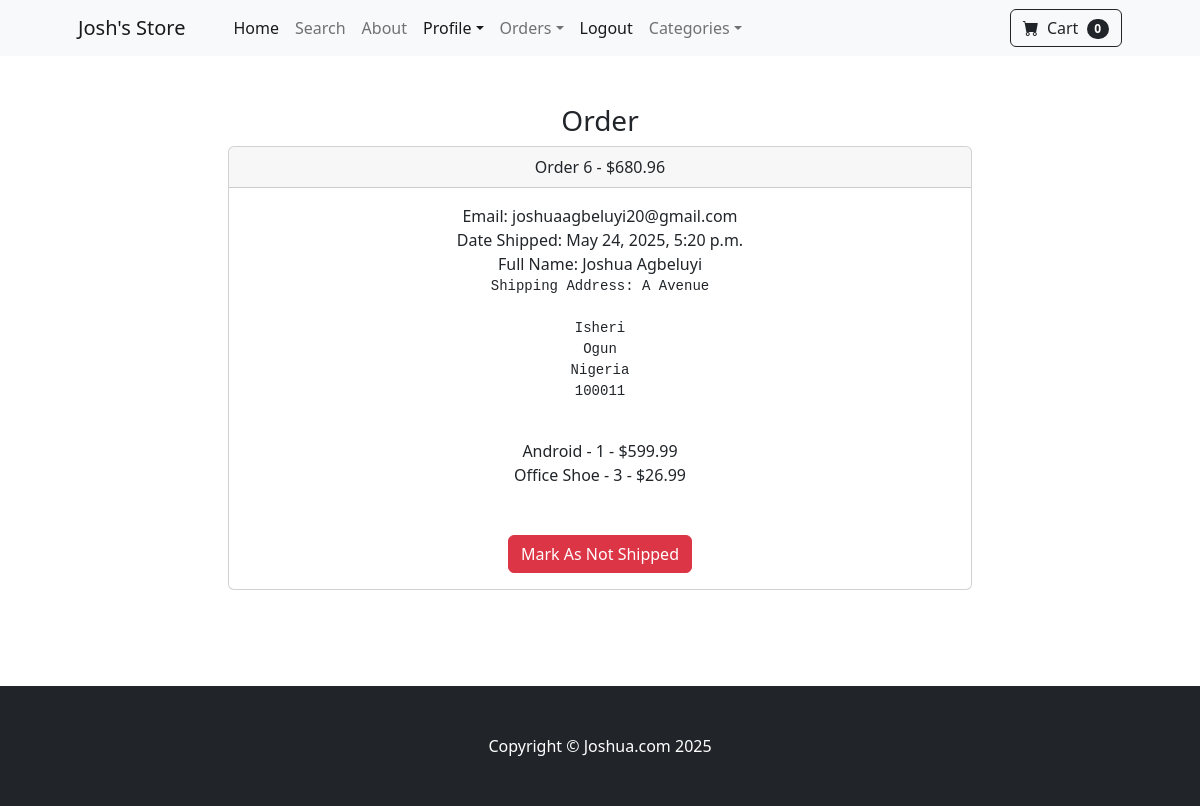
The app's page /payment/orders/6/ (signed in) with its own data.
### payment/models.py (models this page shows, shortened)
class Order(models.Model):
    user = models.ForeignKey(User, on_delete=models.CASCADE, null=True, blank=True)
    full_name = models.CharField(max_length=255)
    email = models.EmailField(max_length=255)
    shipping_address = models.TextField(max_length=15000)
    amount_paid = models.DecimalField(max_digits=10, decimal_places=2)
    date_ordered = models.DateTimeField(auto_now_add=True)
    shipped = models.BooleanField(default=False)
    date_shipped = models.DateTimeField(blank=True, null=True)

class OrderItem(models.Model):
    user = models.ForeignKey(User, on_delete=models.CASCADE, null=True, blank=True)
    order = models.ForeignKey(Order, on_delete=models.CASCADE)
    product = models.ForeignKey(Product, on_delete=models.CASCADE)
    quantity = models.PositiveBigIntegerField(default=1)
    price = models.DecimalField(max_digits=10, decimal_places=2)

### store/models.py (models this page shows)
class Product(models.Model):
    name = models.CharField(max_length=50)
    price = models.DecimalField(default=0.0, max_digits=6, decimal_places=2)
    description = models.CharField(max_length=500, default='', blank=True, null=True)
    category = models.ForeignKey(Category, on_delete=models.CASCADE, default=1)
    image = models.ImageField(upload_to='uploads/products')
    is_sale = models.BooleanField(default=False)
    sale_price = models.DecimalField(default=0.0, max_digits=6, decimal_places=2)
    def __str__(self):
        return self.name

### payment/views.py (the view, shortened to what this page needs)
# urls.py: path('orders/<int:pk>/', views.orders, name='orders'),
def orders(request, pk):
    if request.user.is_authenticated and request.user.is_superuser:
        try:
            order = Order.objects.get(id=pk)
            order_items = OrderItem.objects.filter(order=pk)
            return render(request, "payment/orders.html", {
                'order': order,
                'order_items': order_items,
            })
        except Order.DoesNotExist:
            messages.error(request, "Order not found.")
            return redirect('home')
        return render(request, "payment/orders.html", {})
    else:
        messages.error(request, "Access Denied! You do not have permission to view this page.")
        return redirect('home')

### cart/cart.py (called while the page is built)
    def __len__(self):
        return len(self.cart)

### cart/context_processors.py (called while the page is built)
def cart(request):
    return {'cart': Cart(request)}

### payment/templates/payment/orders.html (shortened to what this page needs)
{% extends 'base.html' %}
{% block content %}
        <div class="container">
            <div class="row">
                <center>
                    <div class="col-8">
                        <br/><br/>
                        <h3> Order </h3>
<div class="card">
  <div class="card-header">
    Order {{ order.id }} - ${{ order.amount_paid }}
  </div>
  <div class="card-body">
  Email: {{ order.email }}<br/>
  {% if order.date_shipped %}
    Date Shipped: {{ order.date_shipped }}<br/>
  {% else %}
    Date Ordered: {{ order.date_ordered }}<br/>
    {% endif %}
  Full Name: {{ order.full_name }}<br/>
  <pre>Shipping Address: {{ order.shipping_address }}
    </pre>
    {% for item in order_items %}
        {{ item.product }} - {{ item.quantity }} - ${{ item.price }}<br/>
    {% endfor %}
    <br/><br/>
    {% if not order.shipped %}
    <form method="POST">
        {% csrf_token %}
        <input type="hidden" name="shipping_status" value="True">
        <button type="submit" class="btn btn-success">Mark As Shipped</button>
        </form>
    {% else %}
 <form method="POST">
        <button type="submit" class="btn btn-danger">Mark As Not Shipped</button>
        </form>
    {% endif %}
  </div>
</div>
<br/><br/>
                       <br/><br/>
                    </div>
                </center>
            </div>
        </div>
{% endblock %}

### records on screen
Order: id "6", amount_paid "680.96", email "joshuaagbeluyi20@gmail.com", date_shipped "May 24, 2025, 5:20 p.m.", full_name "Joshua Agbeluyi", shipping_address "A Avenue Isheri Ogun Nigeria 100011"
OrderItem: product "Android", quantity "1", price "599.99"
OrderItem: product "Office Shoe", quantity "3", price "26.99"

### other values on screen
{{ cart|length }} "0"
